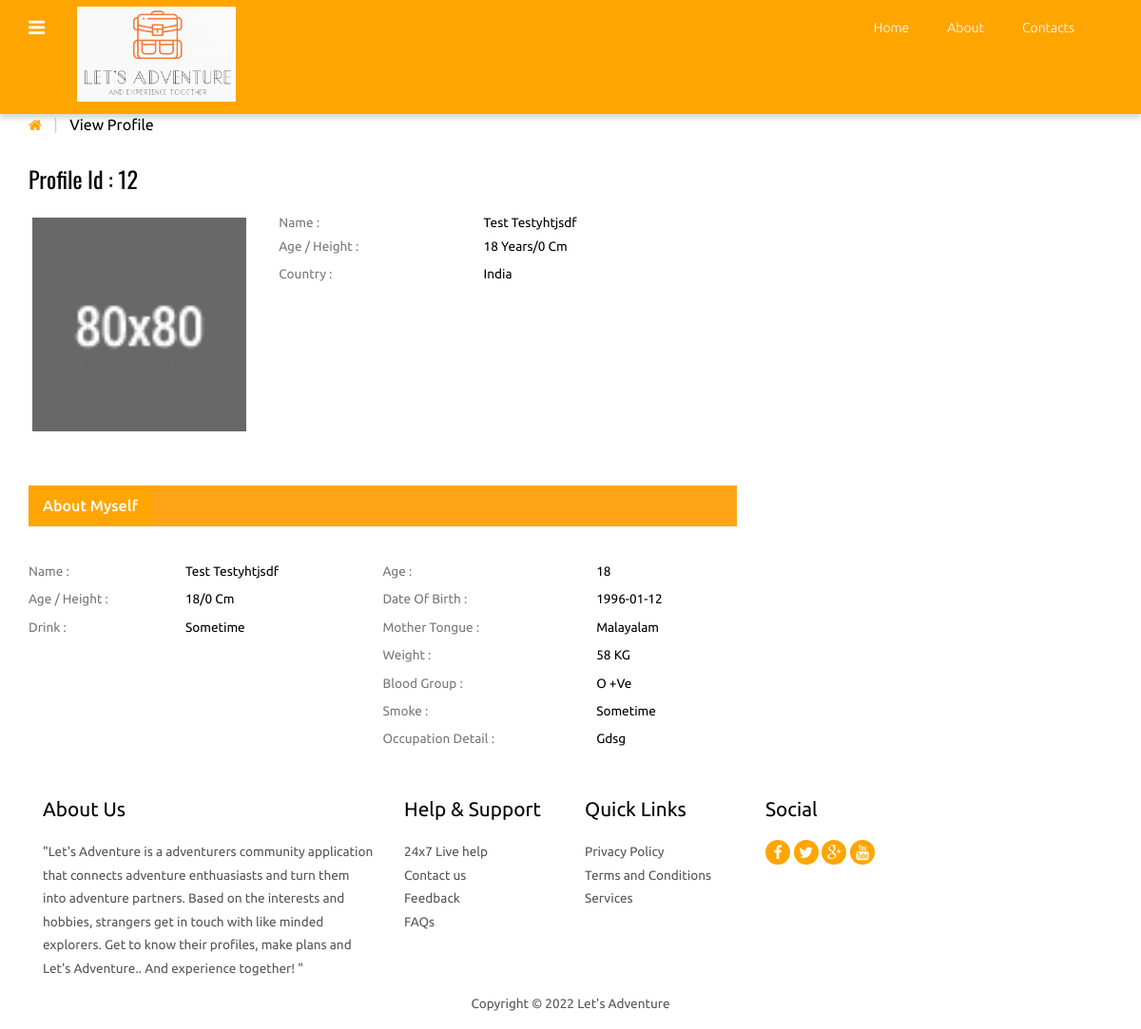
Page /view_profile.php?id=12 (signed in) on the committed database.
### tables this page shows
CREATE TABLE IF NOT EXISTS `photos` (
`id` int(10) NOT NULL,
  `cust_id` int(10) NOT NULL,
  `pic1` varchar(25) NOT NULL,
  `pic2` varchar(40) NOT NULL,
  `pic3` varchar(40) NOT NULL,
  `pic4` varchar(40) NOT NULL
);

CREATE TABLE IF NOT EXISTS `customer` (
`id` int(10) NOT NULL,
  `cust_id` int(5) NOT NULL,
  `email` varchar(60) NOT NULL,
  `age` varchar(10) NOT NULL,
  `height` int(10) NOT NULL,
  `sex` varchar(6) NOT NULL,
  `district` varchar(20) NOT NULL,
  `state` varchar(20) NOT NULL,
  `country` varchar(10) NOT NULL,
  `education` text NOT NULL,
  `education_sub` text NOT NULL,
  `firstname` text NOT NULL,
  `lastname` text NOT NULL,
  `drink` varchar(8) NOT NULL,
  `mothertounge` text NOT NULL,
  `weight` int(5) NOT NULL,
  `blood_group` varchar(5) NOT NULL,
  `smoke` varchar(8) NOT NULL,
  `dateofbirth` date NOT NULL,
  `occupation` text NOT NULL,
  `occupation_descr` text NOT NULL,
  `aboutme` text NOT NULL,
  `profilecreationdate` date NOT NULL
);

### functions.php (called while the page is built, shortened)
<?php
function mysqlexec($sql){
$host="localhost";
$username="u785580082_team2";
$password="RootTeam2";
$db_name="u785580082_team2";
	$conn=mysqli_connect("$host", "$username", "$password")or die("function cannot connect");
	mysqli_select_db($conn,"$db_name")or die("cannot select DB");
	if($result = mysqli_query($conn, $sql)){
		return $result;
	}
	else{
		echo mysqli_error($conn);
	}
}
?>

### view_profile.php (the view, shortened to what this page needs)
<?php include_once("functions.php"); ?>
<?php
$id=$_GET['id'];
$profileid=$id;
$sql="SELECT * FROM customer WHERE cust_id = $id";
$result = mysqlexec($sql);
if($result){
$row=mysqli_fetch_assoc($result);
	$fname=$row['firstname'];
	$lname=$row['lastname'];
	$dob=$row['dateofbirth'];
	$country = $row['country'];
	$age=$row['age'];
	$drink=$row['drink'];
	$smoke=$row['smoke'];
	$mothertounge=$row['mothertounge'];
	$bloodgroup=$row['blood_group'];
	$weight=$row['weight'];
	$height=$row['height'];
	$occupationdescr=$row['occupation_descr'];
	$pic1="";
$sql2="SELECT * FROM photos WHERE cust_id = $profileid";
$result2 = mysqlexec($sql2);
if($result2){
	$row2=mysqli_fetch_array($result2);
	$pic1=$row2['pic1'];
}
}else{
	echo "<script>alert(\"Invalid Profile ID\")</script>";
}
?>
<!DOCTYPE HTML>
<html>
<head>
<link href="css/bootstrap-3.1.1.min.css" rel='stylesheet' type='text/css' />
<link href="css/style.css" rel='stylesheet' type='text/css' />
<link href="css/font-awesome.css" rel="stylesheet">
</head>
<body>
 <?php include_once("includes/navigation.php");?>
<div class="grid_3">
  <div class="container">
   <div class="breadcrumb1">
     <ul>
        <a href="index.php"><i class="fa fa-home home_1"></i></a>
        <span class="divider">&nbsp;|&nbsp;</span>
        <li class="current-page">View Profile</li>
     </ul>
   </div>
   <div class="profile">
   	 <div class="col-md-8 profile_left">
   	 	<h2>Profile Id : <?php echo $profileid;?></h2>
   	 	<div class="col_3">
   	        <div class="col-sm-4 row_2">
				<div class="flexslider">
					 <ul class="slides">
						<li data-thumb="profile/<?php echo $profileid;?>/<?php echo $pic1;?>">
							<img src="profile/<?php echo $profileid;?>/<?php echo $pic1;?>" />
						</li>
					 </ul>
				  </div>
			</div>
			<div class="col-sm-8 row_1">
				<table class="table_working_hours">
		        	<tbody>
		        		<tr class="opened_1">
							<td class="day_label">Name :</td>
							<td class="day_value"><?php echo $fname . " " .$lname; ?></td>
						</tr><tr class="opened_1">
							<td class="day_label">Age / Height :</td>
							<td class="day_value"><?php echo $age . " Years"; ?>/<?php echo $height . " Cm";?> </td>
						</tr>
					    <tr class="opened">
							<td class="day_label">Country :</td>
							<td class="day_value"><?php echo $country;?></td>
						</tr>
				    </tbody>
				</table>
				</div>
			<div class="clearfix"> </div>
		</div>
		<div class="col_4">
		    <div class="bs-example bs-example-tabs" role="tabpanel" data-example-id="togglable-tabs">
			   <ul id="myTab" class="nav nav-tabs nav-tabs1" role="tablist">
				  <li role="presentation" class="active"><a href="#home" id="home-tab" role="tab" data-toggle="tab" aria-controls="home" aria-expanded="true">About Myself</a></li>
			   </ul>
			   <div id="myTabContent" class="tab-content">
				  <div role="tabpanel" class="tab-pane fade in active" id="home" aria-labelledby="home-tab">
				    <div class="basic_1">
				    	<div class="col-md-6 basic_1-left">
				    	  <table class="table_working_hours">
				        	<tbody>
				        		<tr class="opened_1">
									<td class="day_label">Name :</td>
									<td class="day_value"><?php echo $fname . " " .$lname; ?></td>
								</tr>
							    <tr class="opened">
									<td class="day_label">Age / Height :</td>
									<td class="day_value"><?php echo $age; ?>/<?php echo $height;?> cm</td>
								</tr>
								<tr class="opened">
									<td class="day_label">Drink :</td>
									<td class="day_value closed"><span><?php echo $drink;?></span></td>
								</tr>
						    </tbody>
				          </table>
				         </div>
				         <div class="col-md-6 basic_1-left">
				          <table class="table_working_hours">
				        	<tbody>
				        		<tr class="opened_1">
									<td class="day_label">Age :</td>
									<td class="day_value"><?php echo $age;?></td>
								</tr>
								<tr class="opened">
									<td class="day_label">
 									Date of Birth :</td>
									<td class="day_value closed"><span><?php echo $dob;?></span></td>
								</tr>
							    <tr class="opened">
									<td class="day_label">Mother Tongue :</td>
									<td class="day_value"><?php echo $mothertounge;?></td>
								</tr>
							    <tr class="opened">
									<td class="day_label">Weight :</td>
									<td class="day_value"><?php echo $weight;?> KG</td>
								</tr>
							    <tr class="opened">
									<td class="day_label">Blood Group :</td>
									<td class="day_value"><?php echo $bloodgroup;?></td>
								</tr>
							    <tr class="closed">
									<td class="day_label">Smoke :</td>
									<td class="day_value closed"><span><?php echo $smoke;?></span></td>
								</tr>
								<tr class="opened">
									<td class="day_label">Occupation Detail :</td>
									<td class="day_value closed"><span><?php echo $occupationdescr;?></span></td>
								</tr>
						    </tbody>
				        </table>
				        </div>
				        <div class="clearfix"> </div>
				    </div>
				  </div>
		     </div>
		  </div>
	   </div>
   	 </div>
     <div class="col-md-4 profile_right">
        </div>
       <div class="clearfix"> </div>
    </div>
  </div>
</div>
<?php include_once("footer.php");?>
<link rel="stylesheet" href="css/flexslider.css" type="text/css" media="screen" />
</body>
</html>

### includes/navigation.php (shortened to what this page needs)
<div class="navbar navbar-inverse-blue navbar">
     <div class="navbar-inner navbar-inner_1">
       <div class="container">
          <div class="navigation">
            <nav id="colorNav">
		   <ul>
			<li class="green">
			</li>
		   </ul>
            </nav>
          </div>
          <a class="brand" href="index.php"><img src="images/logo.png" style="height: 100px" alt="logo"> </a>
          <div class="pull-right">
         	<nav class="navbar nav_bottom" role="navigation">
	    <div class="collapse navbar-collapse" id="bs-megadropdown-tabs">
	        <ul class="nav navbar-nav nav_1">
	            <li><a href="index.php">Home</a></li>
	            <li><a href="about.php">About</a></li>
	            <li class="last"><a href="contact.php">Contacts</a></li>
	        </ul>
	     </div>
	    </nav>
	   </div>
       </div>
     </div>
   </div>

### footer.php
 <div class="footer">
    	<div class="container">
    		<div class="col-md-4 col_2">
    			<h4>About Us</h4>
    			<p>"Let's Adventure is a adventurers community application that connects adventure enthuasiasts and turn them into adventure partners. Based on the interests and hobbies, strangers get in touch with like minded explorers. Get to know their profiles, make plans and Let's Adventure.. And experience together! "</p>
    		</div>
    		<div class="col-md-2 col_2">
    			<h4>Help & Support</h4>
    			<ul class="footer_links">
    				<li><a href="#">24x7 Live help</a></li>
    				<li><a href="contact.php">Contact us</a></li>
    				<li><a href="#">Feedback</a></li>
    				<li><a href="#">FAQs</a></li>
    			</ul>
    		</div>
    		<div class="col-md-2 col_2">
    			<h4>Quick Links</h4>
    			<ul class="footer_links">
    				<li><a href="#">Privacy Policy</a></li>
    				<li><a href="#">Terms and Conditions</a></li>
    				<li><a href="#">Services</a></li>
    			</ul>
    		</div>
    		<div class="col-md-2 col_2">
    			<h4>Social</h4>
    			<ul class="footer_social">
				  <li><a href="#"><i class="fa fa-facebook fa1"> </i></a></li>
				  <li><a href="#"><i class="fa fa-twitter fa1"> </i></a></li>
				  <li><a href="#"><i class="fa fa-google-plus fa1"> </i></a></li>
				  <li><a href="#"><i class="fa fa-youtube fa1"> </i></a></li>
			    </ul>
    		</div>
    		<div class="clearfix"> </div>
    		<div class="copy">
		      <p>Copyright © 2022 Let's Adventure </p>
	        </div>
    	</div>
</div>

### css/style.css (style rules this page uses)
h4, h5, h6, h1, h2, h3 { margin-top: 0; }
ul, ol { margin: 0; }
p { margin: 0; }
html, body { font-family: 'Ubuntu', sans-serif; font-size: 100%; background:#fff; }
body a { transition:0.5s all; -webkit-transition:0.5s all; -moz-transition:0.5s all; -o-transition:0.5s all; -ms-transition:0.5s all; }
.navigation { float: left; margin-right: 3%; margin-top: 1px; }
#colorNav > ul { padding: 0; margin: 0; }
#colorNav > ul > li { list-style: none; position:relative; }
#colorNav li.green:after { text-shadow: none; -webkit-font-smoothing: antialiased; font-family: 'fontawesome'; speak: none; font-weight: normal; font-variant: normal; line-height: 1; text-transform: none; -moz-transition: 0.4s; -o-transition: 0.4s; -webkit-transition: 0.4s; transition: 0.4s; color: #fff; content: "\f0c9"; display: inline-block; font-size: 20px; margin-left: 0; position: relative; top: 11px; }
.navbar-inverse-blue .navbar-inner { padding: 7px 0; background:#FFA500; border:none; font-size: 0.85em; height:120px }
.navbar-inner_1 { padding: 7px 0; background:#FFA500; border:none; font-size: 0.85em; box-shadow: 0 5px 5px rgba(0,0,0,0.14); -webkit-box-shadow: 0 5px 5px rgba(0,0,0,0.14); -moz-box-shadow: 0 5px 5px rgba(0,0,0,0.14); -o-box-shadow: 0 5px 5px rgba(0,0,0,0.14); }
.navbar { min-height:15%; margin-bottom:0; border:none; }
.navbar-nav { margin:0; float:right; }
.navbar-nav > li > a { padding: 10px 15px; text-align: center; color: #fff; font-weight: 100; font-size:14px; }
.nav_bottom { background:none; }
.nav-tabs > li > a, .nav-tabs > li > a:hover, .nav-tabs > li > a:focus, .nav-tabs > li.active > a, .nav-tabs > li.active > a:hover, .nav-tabs > li.active > a:focus { border: none; border-radius: 0; }
ul.nav_1 { float:none; margin: 2px 0 0 0; }
ul.nav_1 li { margin-right:10px; }
ul.nav_1 li a { color:#fff; }
ul.nav_1 li.last { margin-right:0; }
.footer { background:#fff; padding:1em 0; }
.col_2 h4 { color:#000; font-size:1.3em; margin-bottom:1em; }
.col_2 p { color:#555; font-size:0.85em; line-height:1.8em; }
ul.footer_links { padding:0; margin:0; list-style:none; }
ul.footer_links li { font-size:0.85em; line-height:1.8em; }
ul.footer_links li a { color:#555; }
ul.footer_social { padding: 0; margin: 0 0 1em; list-style: none; }
ul.footer_social li { display: inline-block; text-align: center; }
i.fa1 { background:#FFA500; width: 26px; height: 26px; color: #fff; line-height: 26px; border-radius: 20px; -webkit-border-radius: 20px; -moz-border-radius: 20px; -o-border-radius: 20px; }
.copy { margin:1em 0 0 0; text-align:center; }
.copy p { color:#555; font-size:0.85em; }
.breadcrumb1 { margin-bottom:2em; }
.breadcrumb1 ul { padding:0; margin:0; list-style:none; }
.breadcrumb1 li { position: relative; margin-right: 10px; padding-right: 10px; display: inline-block; color:#000; font-size:1em; }
i.home_1 { color:#FFA500; font-size:15px; }
span.divider { padding: 0 5px; color: #ccc; }
.col-md-8.profile_left { padding-left: 0; }
.col-sm-4.row_2 { padding-left: 0; }
.profile_left h2 { color:#000; font-size:1.5em; margin-bottom:1em; font-family: 'Oswald', sans-serif; }
table.table_working_hours { width: 100%; }
.table_working_hours tr { border: 0; }
td.day_label { color: #777; padding:5px 0; }
.table_working_hours tr { color: #000; font-size: 0.85em; text-transform: capitalize; }
.table_working_hours tr.opened_1 td { padding: 0 0 5px; }
.col_3 { margin-bottom:3em; }
.nav-tabs1 { display: inline-block; border-bottom: none; font-weight: 500; background-color:#ffa417; width: 100%; padding: 0; margin-bottom: 2em; }
.nav-tabs1>li.active>a, .nav-tabs1>li.active>a:focus, .nav-tabs1>li.active>a:hover { color: #fff; background-color:#FFA500; border:none; }
.nav-tabs1>li { margin-bottom:0; }
a#profile-tab, a#home-tab, a#profile-tab1 { color: #fff; }
.grid_3 { padding:0em 0; }
.basic_1-left { padding-left:0; }
.basic_1 { margin-bottom: 2em; }
ul { padding: 0; list-style: none; }
.headings h1, h2,h3,h4,h5,h6 { font-weight:400; }

### rows in the picture
photos: pic1 (picture)
customer: firstname "Test", lastname "Testyhtjsdf", age "18", height "0", country "India", drink "Sometime", dateofbirth "1996-01-12", mothertounge "Malayalam", weight "58", blood_group "O +ve", smoke "Sometime", occupation_descr "Gdsg"

### other values in the picture
$profileid "12"
